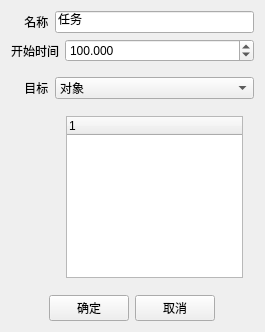
<?xml version="1.0" encoding="UTF-8"?>
<ui version="4.0">
 <class>ByyLaunchMissileTaskWidget</class>
 <widget class="QWidget" name="ByyLaunchMissileTaskWidget">
  <property name="geometry">
   <rect>
    <x>0</x>
    <y>0</y>
    <width>265</width>
    <height>332</height>
   </rect>
  </property>
  <property name="windowTitle">
   <string>ByyLaunchMissileTaskWidget</string>
  </property>
  <layout class="QVBoxLayout" name="verticalLayout">
   <item>
    <layout class="QHBoxLayout" name="horizontalLayout_5">
     <item>
      <widget class="QLabel" name="nameLabel">
       <property name="text">
        <string>    名称</string>
       </property>
      </widget>
     </item>
     <item>
      <widget class="QLineEdit" name="nameEdit">
       <property name="text">
        <string>任务</string>
       </property>
      </widget>
     </item>
    </layout>
   </item>
   <item>
    <layout class="QHBoxLayout" name="horizontalLayout_6">
     <item>
      <widget class="QLabel" name="startTimeLabel">
       <property name="text">
        <string>开始时间</string>
       </property>
      </widget>
     </item>
     <item>
      <widget class="QDoubleSpinBox" name="startTimeSpinBox">
       <property name="sizePolicy">
        <sizepolicy hsizetype="Expanding" vsizetype="Fixed">
         <horstretch>0</horstretch>
         <verstretch>0</verstretch>
        </sizepolicy>
       </property>
       <property name="decimals">
        <number>3</number>
       </property>
       <property name="maximum">
        <double>99999.990000000005239</double>
       </property>
       <property name="singleStep">
        <double>0.000000000000000</double>
       </property>
       <property name="value">
        <double>100.000000000000000</double>
       </property>
      </widget>
     </item>
    </layout>
   </item>
   <item>
    <spacer name="verticalSpacer">
     <property name="orientation">
      <enum>Qt::Vertical</enum>
     </property>
     <property name="sizeHint" stdset="0">
      <size>
       <width>20</width>
       <height>40</height>
      </size>
     </property>
    </spacer>
   </item>
   <item>
    <layout class="QHBoxLayout" name="horizontalLayout">
     <item>
      <widget class="QLabel" name="label">
       <property name="text">
        <string>    目标</string>
       </property>
      </widget>
     </item>
     <item>
      <widget class="QComboBox" name="targetAssignComboBox">
       <property name="sizePolicy">
        <sizepolicy hsizetype="Expanding" vsizetype="Fixed">
         <horstretch>0</horstretch>
         <verstretch>0</verstretch>
        </sizepolicy>
       </property>
       <item>
        <property name="text">
         <string>对象</string>
        </property>
       </item>
       <item>
        <property name="text">
         <string>位置</string>
        </property>
       </item>
      </widget>
     </item>
    </layout>
   </item>
   <item>
    <widget class="QStackedWidget" name="stackedWidget">
     <property name="currentIndex">
      <number>0</number>
     </property>
     <widget class="QWidget" name="page">
      <layout class="QVBoxLayout" name="verticalLayout_2">
       <property name="leftMargin">
        <number>55</number>
       </property>
       <item>
        <widget class="QTreeWidget" name="treeWidget">
         <column>
          <property name="text">
           <string notr="true">1</string>
          </property>
         </column>
        </widget>
       </item>
      </layout>
     </widget>
     <widget class="QWidget" name="page_2">
      <layout class="QVBoxLayout" name="verticalLayout_3">
       <property name="leftMargin">
        <number>55</number>
       </property>
       <item>
        <layout class="QHBoxLayout" name="horizontalLayout_2">
         <item>
          <widget class="QLabel" name="label_2">
           <property name="text">
            <string>经度</string>
           </property>
          </widget>
         </item>
         <item>
          <widget class="QLineEdit" name="lonEdit"/>
         </item>
        </layout>
       </item>
       <item>
        <layout class="QHBoxLayout" name="horizontalLayout_3">
         <item>
          <widget class="QLabel" name="label_3">
           <property name="text">
            <string>纬度</string>
           </property>
          </widget>
         </item>
         <item>
          <widget class="QLineEdit" name="latEdit"/>
         </item>
        </layout>
       </item>
       <item>
        <layout class="QHBoxLayout" name="horizontalLayout_7">
         <item>
          <widget class="QLabel" name="label_4">
           <property name="text">
            <string>高度</string>
           </property>
          </widget>
         </item>
         <item>
          <widget class="QLineEdit" name="altEdit"/>
         </item>
        </layout>
       </item>
      </layout>
     </widget>
    </widget>
   </item>
   <item>
    <layout class="QHBoxLayout" name="horizontalLayout_4">
     <item>
      <spacer name="horizontalSpacer">
       <property name="orientation">
        <enum>Qt::Horizontal</enum>
       </property>
       <property name="sizeHint" stdset="0">
        <size>
         <width>40</width>
         <height>20</height>
        </size>
       </property>
      </spacer>
     </item>
     <item>
      <widget class="QPushButton" name="pushButton">
       <property name="text">
        <string>确定</string>
       </property>
      </widget>
     </item>
     <item>
      <widget class="QPushButton" name="pushButton_2">
       <property name="text">
        <string>取消</string>
       </property>
      </widget>
     </item>
     <item>
      <spacer name="horizontalSpacer_2">
       <property name="orientation">
        <enum>Qt::Horizontal</enum>
       </property>
       <property name="sizeHint" stdset="0">
        <size>
         <width>40</width>
         <height>20</height>
        </size>
       </property>
      </spacer>
     </item>
    </layout>
   </item>
  </layout>
 </widget>
 <layoutdefault spacing="6" margin="11"/>
 <resources/>
 <connections>
  <connection>
   <sender>targetAssignComboBox</sender>
   <signal>currentIndexChanged(int)</signal>
   <receiver>stackedWidget</receiver>
   <slot>setCurrentIndex(int)</slot>
   <hints>
    <hint type="sourcelabel">
     <x>115</x>
     <y>90</y>
    </hint>
    <hint type="destinationlabel">
     <x>37</x>
     <y>127</y>
    </hint>
   </hints>
  </connection>
 </connections>
</ui>
